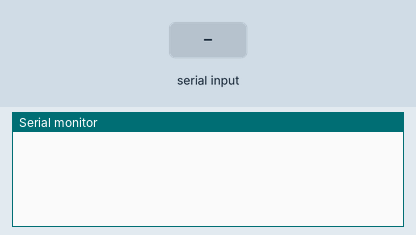
This sketch was run on a simulated Arduino Uno, built with avr-gcc and run on an emulated ATmega328P. On the bench: the last lines printed to the serial monitor. The inputs (shaded band) are chosen by the test bench.

Above: at 1.2 s.
1.3 s: "90,45,200\n" received over Serial
At 2.3 s:
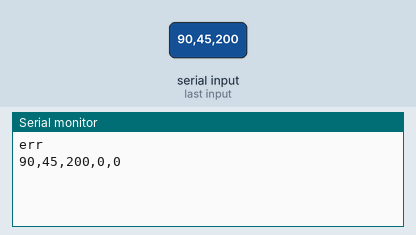
2.8 s: "30,150,10\n" received over Serial
At 3.6 s:
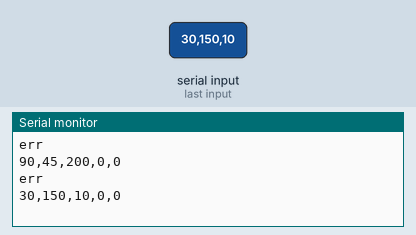

Measured:
- after the input at 1.3 s, the serial monitor: prints a new line at once (image 1)
- after the input at 2.8 s, the serial monitor: prints a new line at once (image 2)

The sketch:

SerialTest.ino
```cpp
int mode;
int r;
int g;
int b;
int brightness;
int checksum;

void setup() {
  Serial.begin(115200);
  Serial.setTimeout(10);
}

void loop() {
  // put your main code here, to run repeatedly:
  if(Serial.available()) {
    mode = Serial.parseInt();
    r = Serial.parseInt();
    g = Serial.parseInt();
    b = Serial.parseInt();
    brightness = Serial.parseInt();
    checksum = Serial.parseInt();

    if(mode + r + g + b + brightness == checksum) {
      Serial.print(mode);
      Serial.print(",");
      Serial.print(r);
      Serial.print(",");
      Serial.print(g);
      Serial.print(",");
      Serial.print(b);
      Serial.print(",");
      Serial.println(brightness);
    } else {
      Serial.println("err");
      Serial.print(mode);
      Serial.print(",");
      Serial.print(r);
      Serial.print(",");
      Serial.print(g);
      Serial.print(",");
      Serial.print(b);
      Serial.print(",");
      Serial.println(brightness);
    }
  }
  delay(10);
}
```
